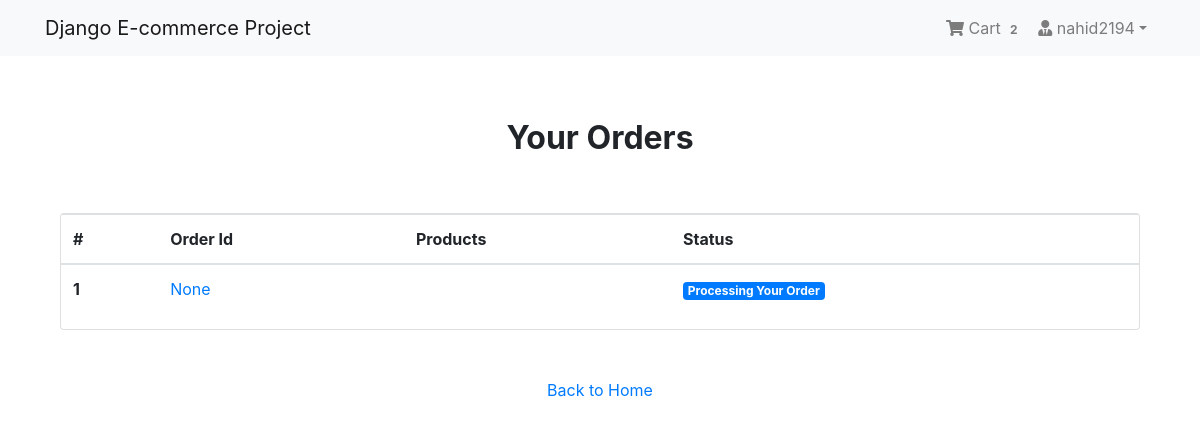
Page /payment/orders/ (signed in) on the earlier database version.
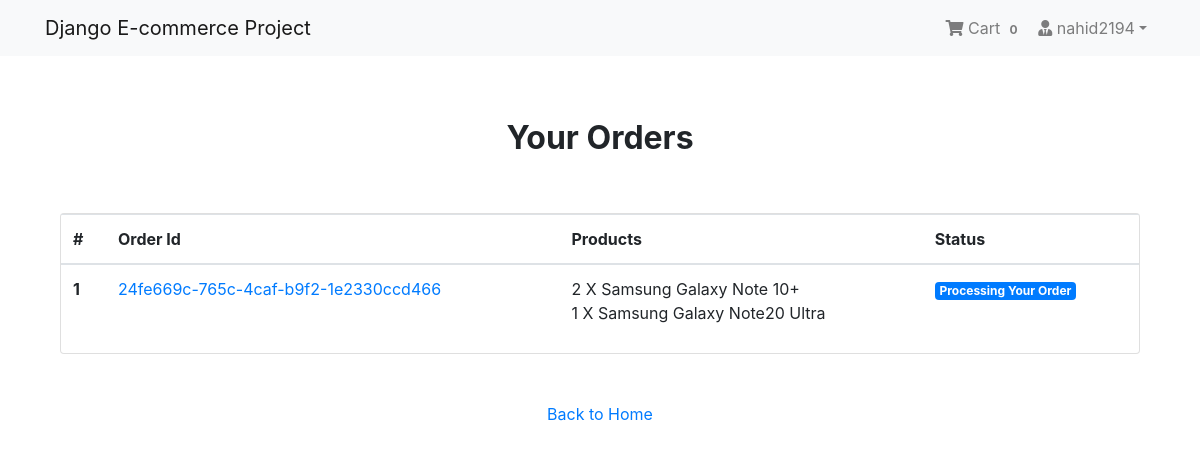
Same page on the later database version.
### App_Login/models.py (models this page shows, shortened)
class User(AbstractBaseUser, PermissionsMixin):
    email = models.EmailField(unique=True, null=False)
    is_staff = models.BooleanField(
        ugettext_lazy('staff status'),
        default=False,
        help_text=ugettext_lazy('Designates whether the user can log in this site'
                                )
    )
    is_active = models.BooleanField(
        ugettext_lazy('active'),
        default=True,
        help_text=ugettext_lazy(
            'Designates whether this user should be treated as active. Unselect this instead of deleting accounts')
    )
    USERNAME_FIELD = 'email'
    objects = MyUserManager()

class Profile(models.Model):
    user = models.OneToOneField(
        User, on_delete=models.CASCADE, related_name='profile')
    username = models.CharField(max_length=264, blank=True)
    full_name = models.CharField(max_length=264, blank=True)
    address_1 = models.CharField(max_length=264, blank=True)
    city = models.CharField(max_length=10, blank=True)
    zipcode = models.CharField(max_length=10, blank=True)
    country = models.CharField(max_length=50, blank=True)
    phone = models.CharField(max_length=20, blank=True)
    date_joined = models.DateTimeField(auto_now_add=True)

### App_Order/models.py (models this page shows, shortened)
class Order(models.Model):
    orderitems = models.ManyToManyField(Cart)
    user = models.ForeignKey(settings.AUTH_USER_MODEL,
                             on_delete=models.CASCADE)
    ordered = models.BooleanField(default=False)
    created = models.DateTimeField(auto_now_add=True)
    paymentId = models.CharField(max_length=264, blank=True, null=True)
    ordereId = models.CharField(max_length=200, blank=True, null=True)

class Cart(models.Model):
    user = models.ForeignKey(settings.AUTH_USER_MODEL,
                             on_delete=models.CASCADE, related_name="cart")
    item = models.ForeignKey(
        Product, on_delete=models.CASCADE, related_name="cart")
    quantity = models.IntegerField(default=1)
    purchased = models.BooleanField(default=False)
    created = models.DateTimeField(auto_now_add=True)
    updated = models.DateTimeField(auto_now=True)
    def __str__(self):
        return f'{self.quantity} X {self.item}'

### App_Shop/models.py (models this page shows)
class Product(models.Model):
    mainimage = models.ImageField(upload_to='Products')
    name = models.CharField(max_length=264)
    category = models.ForeignKey(
        Category, on_delete=models.CASCADE, related_name='category')
    preview_text = models.TextField(
        max_length=200, verbose_name='Preview Text')
    detail_text = models.TextField(max_length=1000, verbose_name='Description')
    price = models.FloatField()
    old_price = models.FloatField(default=0.00)
    created = models.DateTimeField(auto_now_add=True)
    def __str__(self):
        return self.name
    class Meta:
        ordering = ['-created', ]

### App_Payment/views.py (the view)
# urls.py: path('orders/', views.orders, name='orders'),
@login_required
def orders(request):
    try:
        orders = Order.objects.filter(user=request.user, ordered=True)
        context = {"orders": orders}
    except:
        messages.warning(request, "You do not have an active order")
        return redirect("App_Shop:home")
    return render(request, "App_Payment/order.html", context)

### App_Order/templatetags/cart_tag.py (called while the page is built)
@register.filter
def cart_total(user):
    order = Order.objects.filter(user=user, ordered=False)
    if order.exists():
        return order[0].orderitems.count()
    else:
        return 0

### templates/App_Payment/order.html
{% extends 'base.html' %}
{% block body_block %}
<div class="container mt-5">
    <h2 class="text-center"> <strong>Your Orders</strong> </h2>
    <div class="row">
        <div class="col-md-12">
            <div class="card mt-5" style="height: auto">
                <div class="table-responsive">
                    <table class="table">
                        <thead>
                            <tr>
                                <th scope="col">#</th>
                                <th scope="col">Order Id</th>
                                <th scope="col">Products</th>
                                <th scope="col">Status</th>
                            </tr>
                        </thead>
                        <tbody>
                            {% for order in orders %}
                            <tr>
                                <th scope="row">{{ forloop.counter }}</th>
                                <td><a href="#">{{ order.ordereId }}</a></td>
                                <td>
                                    {% for item in order.orderitems.all %} {{ item }} <br> {% endfor %}
                                </td>
                                <td> <span class="badge badge-primary">Processing Your Order</span></td>
                            </tr>
                            {% endfor %}
                        </tbody>
                    </table>
                </div>
            </div>
            <div class="col-md-12 my-5 text-center">
                <a href="{% url 'App_Shop:home' %}">Back to Home</a>
            </div>
        </div>
    </div>
</div>
{% endblock %}

### templates/navbar.html (shortened to what this page needs)
{% load cart_tag %}
<nav class="navbar navbar-expand-lg navbar-light bg-light">
    <div class="container">
        <a class="navbar-brand" href="{% url 'App_Shop:home' %}">Django E-commerce Project</a>
        <div class="collapse navbar-collapse" id="navbarNav">
            <ul class="navbar-nav ml-auto">
                {% if request.user.is_authenticated %}
                <li class="nav-item">
                    <a href="{% url 'App_Order:cart' %}" class="nav-link">
                        <i class="fa fa-shopping-cart"></i> Cart
                        <span class="badge badge-ligth">{{ request.user | cart_total }}</span>
                    </a>
                </li>
                <li class="nav-item dropdown">
                    <a class="nav-link dropdown-toggle" href="#" id="navbarDropdown" role="button"
                        data-toggle="dropdown" aria-haspopup="true" aria-expanded="false"><i
                            class="fas fa-user-tie"></i> {{request.user.profile.username}}</a>
                </li>
                {% else %}
                <li class="nav-item">
                    <a href="{% url 'App_Login:login' %}" class="btn btn-primary">Login</a>
                </li>
                {% endif %}
            </ul>
        </div>
    </div>
</nav>

Differences in the rows shown:
removed Order: ordereId "None"
computed for User "nahid2194": user|cart_total "2" → "0"
now on this page (row edited): Order: ordereId "24fe669c-765c-4caf-b9f2-1e2330ccd466"
now on this page (row unchanged): Cart: quantity+item "2 X Samsung Galaxy Note 10+"
now on this page (row unchanged): Cart: quantity+item "1 X Samsung Galaxy Note20 Ultra"
